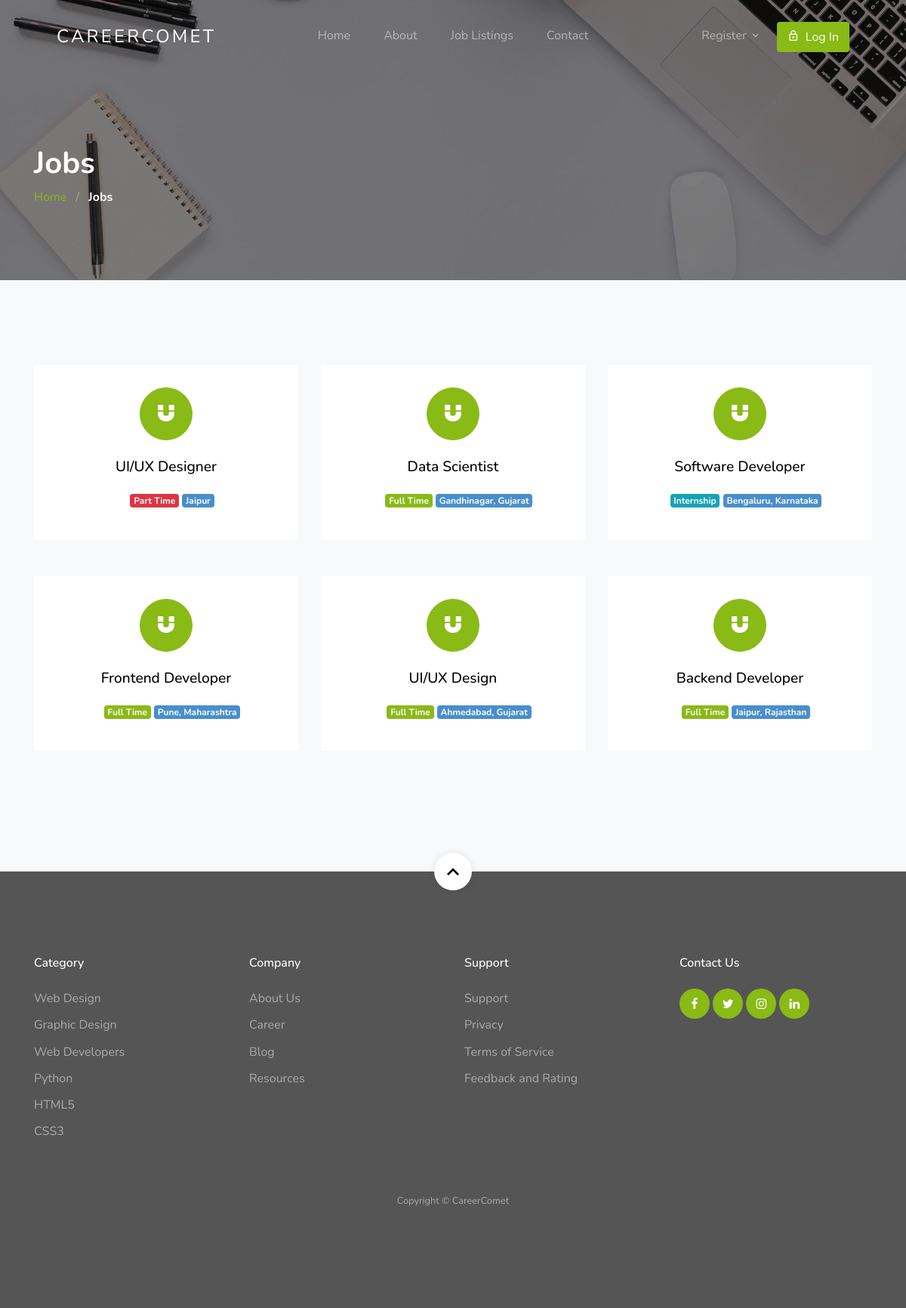
Screenshot of /jobs/ with the database file from the repository.
### jobapp/models.py (models this page shows, shortened)
class Job(models.Model):
    user = models.ForeignKey(User, related_name='User', on_delete=models.CASCADE)
    title = models.CharField(max_length=300)
    description = RichTextField()
    tags = TaggableManager()
    location = models.CharField(max_length=300)
    job_type = models.CharField(choices=JOB_TYPE, max_length=1)
    category = models.ForeignKey(Category,related_name='Category', on_delete=models.CASCADE)
    salary = models.CharField(max_length=30, blank=True)
    company_name = models.CharField(max_length=300)
    company_description = RichTextField(blank=True, null=True)
    url = models.URLField(max_length=200)
    last_date = models.DateField()
    is_published = models.BooleanField(default=False)
    is_closed = models.BooleanField(default=False)
    timestamp = models.DateTimeField(auto_now=True)

### jobapp/views.py (the view)
# urls.py: path('jobs/', views.job_list_view, name='job-list'),
@cache_page(60 * 15)
def job_list_view(request):
    try:
        job_list = Job.objects.filter(is_closed=False).order_by('-timestamp')
        paginator = Paginator(job_list, 12)
        page_number = request.GET.get('page', 1)
        page_obj = paginator.get_page(page_number)
        context = {'page_obj': page_obj}
        return render(request, 'jobapp/job-list.html', context)
    except Exception as e:
        print(f"Error in job_list_view: {e}")
        return render(request, 'error.html', {'error_message': str(e)})

### template/jobapp/job-list.html
{% extends 'base.html' %}
{% load static %}
{% block content %}
<section class="section-hero overlay inner-page bg-image" style="background-image: url('{% static 'images/hero_1.jpg' %}');"
  id="home-section">
  <div class="container">
    <div class="row">
      <div class="col-md-7">
        <h1 class="text-white font-weight-bold">Jobs</h1>
        <div class="custom-breadcrumbs">
          <a href="{% url 'jobapp:home' %}">Home</a> <span class="mx-2 slash">/</span>
          <span class="text-white"><strong>Jobs</strong></span>
        </div>
      </div>
    </div>
  </div>
</section>
<section id="ajax_listing_paginattion" class="site-section services-section bg-light block__62849" id="next-section">
  <div class="container">
    <div class="row">
      {% for job in page_obj %}
      <div class="col-6 col-md-6 col-lg-4 mb-4 mb-lg-5">
        <a href="{% url 'jobapp:single-job' job.id %}" class="block__16443 min-h text-center d-block">
          <span class="custom-icon mx-auto"><span class="icon-magnet d-block"></span></span>
          <h3>{{ job.title }}</h3>
          <ul class="job-listing-meta list-unstyled pl-3 mb-0">
            <li class="menu-fix mb-2">
              {% if job.job_type == '1' %}
              <span class="badge badge-primary">
                Full Time
              </span>
              {% elif job.job_type == '2'%}
              <span class="badge badge-danger">
                Part Time
              </span>
              {% else  %}
              <span class="badge badge-info">
                Internship
              </span>
              {% endif %}</li>
            <li class="badge badge-secondary menu-fix mb-2"> {{ job.location }}</li>
          </ul>
        </a>
      </div>
      {% endfor %}
    </div>
  </div>
</section>
{% endblock content %}

### static/css/style.css (style rules this page uses)
body { font-weight: 400; font-size: 1rem; line-height: 1.7; position: relative; }
body:after { content: ""; position: absolute; top: 0; left: 0; right: 0; bottom: 0; background: rgba(0, 0, 0, 0.7); z-index: 100; opacity: 0; visibility: hidden; -webkit-transition: .3s all ease; -o-transition: .3s all ease; transition: .3s all ease; }
h1, h2, h3, h4 { color: #000; }
.site-section { padding-top: 7rem; padding-bottom: 7rem; position: relative; z-index: 2; }
.bg-image { background-size: cover; background-position: center center; background-repeat: no-repeat; }
.custom-breadcrumbs a { color: #89ba16; }
.custom-breadcrumbs .slash { color: rgba(255, 255, 255, 0.4); }
.section-hero, .section-hero > .container > .row { height: 100vh; min-height: 900px; }
.section-hero.inner-page, .section-hero.inner-page > .container > .row { height: auto; min-height: auto; padding-top: 6em; padding-bottom: 3em; }
.section-hero.overlay, .section-hero.overlay-2 { position: relative; }
.section-hero.overlay:before, .section-hero.overlay-2:before { z-index: 1; position: absolute; content: ""; top: 0; left: 0; right: 0; bottom: 0; background: rgba(0, 0, 0, 0.5); }
.section-hero > .container { z-index: 2; position: relative; }
.block__62849 .block__16443 { background: #fff; padding: 30px; -webkit-transition: .3s all ease; -o-transition: .3s all ease; transition: .3s all ease; top: 0; position: relative; text-decoration: none; }
.block__62849 .block__16443 .custom-icon { display: block; position: relative; width: 70px; height: 70px; border-radius: 50%; border: 1px solid #89ba16; background: #89ba16; margin-bottom: 1.5rem; -webkit-transition: .3s all ease; -o-transition: .3s all ease; transition: .3s all ease; }
.block__62849 .block__16443 .custom-icon:before { display: none; border-radius: 50%; position: absolute; left: 50%; top: 50%; -webkit-transform: translate(-50%, -50%); -ms-transform: translate(-50%, -50%); transform: translate(-50%, -50%); content: ""; width: 90px; height: 90px; border: 1px solid rgba(137, 186, 22, 0.2); }
.block__62849 .block__16443 [class^="icon-"], .block__62849 .block__16443 [class^="flaticon-"] { font-size: 1.6rem; color: #fff; position: absolute; top: 50%; left: 50%; -webkit-transform: translate(-50%, -50%); -ms-transform: translate(-50%, -50%); transform: translate(-50%, -50%); -webkit-transition: 0.3s all cubic-bezier(0.66, 0.2, 0.48, 0.9); -o-transition: 0.3s all cubic-bezier(0.66, 0.2, 0.48, 0.9); transition: 0.3s all cubic-bezier(0.66, 0.2, 0.48, 0.9); }
.block__62849 .block__16443 h3 { font-size: 1.2rem; margin-bottom: 1.2rem; }
.min-h { min-height: 100%; }
.menu-fix { display: inline-block }
.badge-primary { color: #fff; }
.badge-secondary { color: #fff; background-color: #498ecc; }

### rows the page displays
Job: title "UI/UX Designer", job_type "Part Time", location "Jaipur"
Job: title "Data Scientist", job_type "Full Time", location "Gandhinagar, Gujarat"
Job: title "Software Developer", job_type "Internship", location "Bengaluru, Karnataka"
Job: title "Frontend Developer", job_type "Full Time", location "Pune, Maharashtra"
Job: title "UI/UX Design", job_type "Full Time", location "Ahmedabad, Gujarat"
Job: title "Backend Developer", job_type "Full Time", location "Jaipur, Rajasthan"
